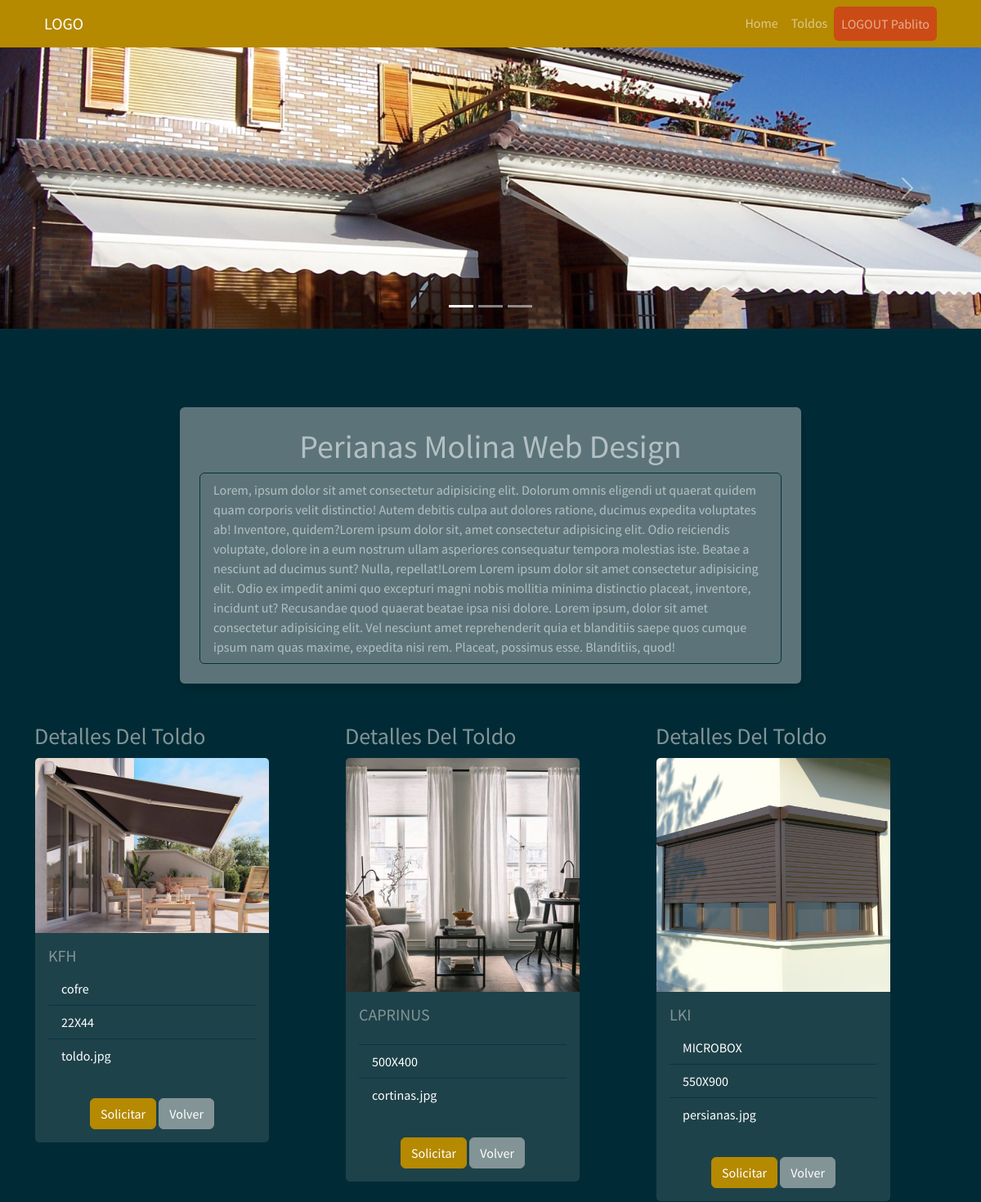
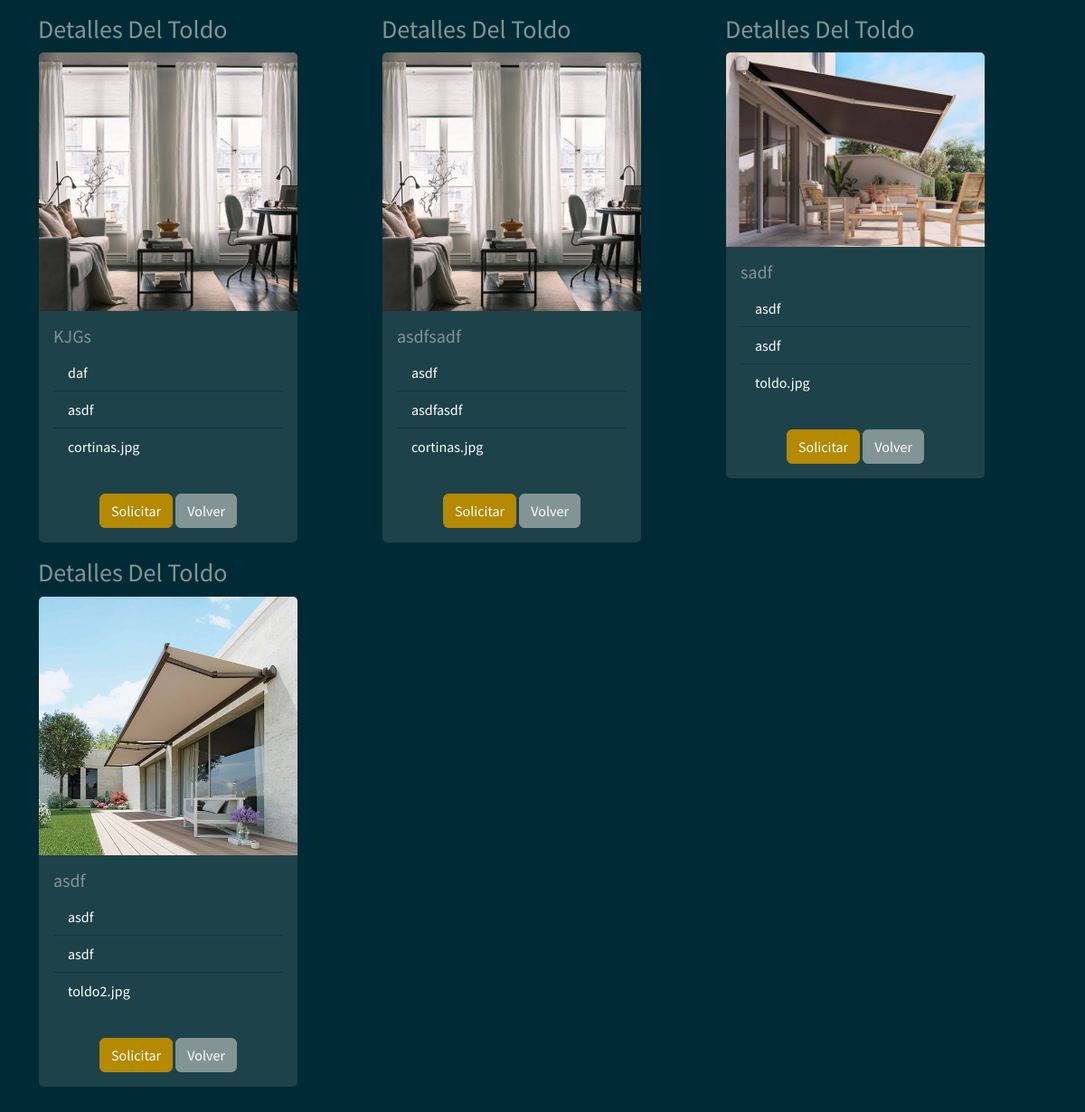
/toldo_user (signed in), run on an earlier commit of the app's database (2 pictures, top to bottom).
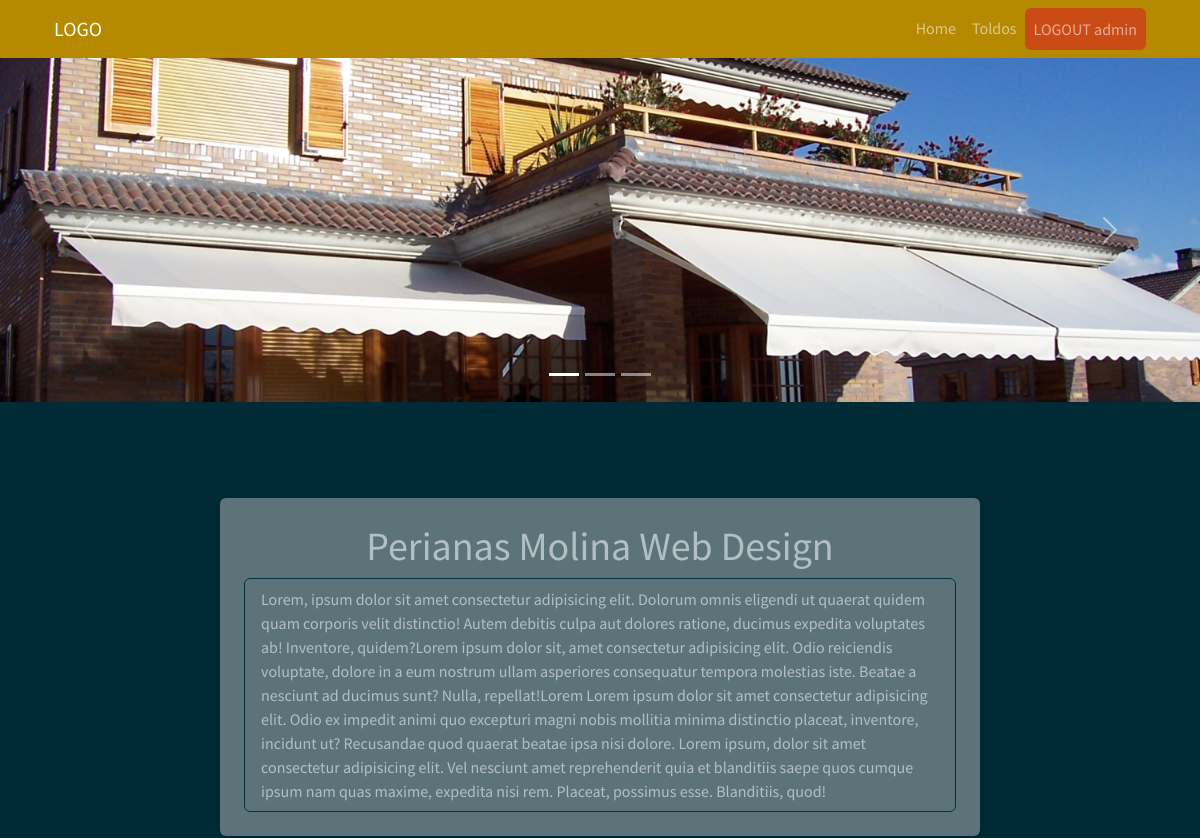
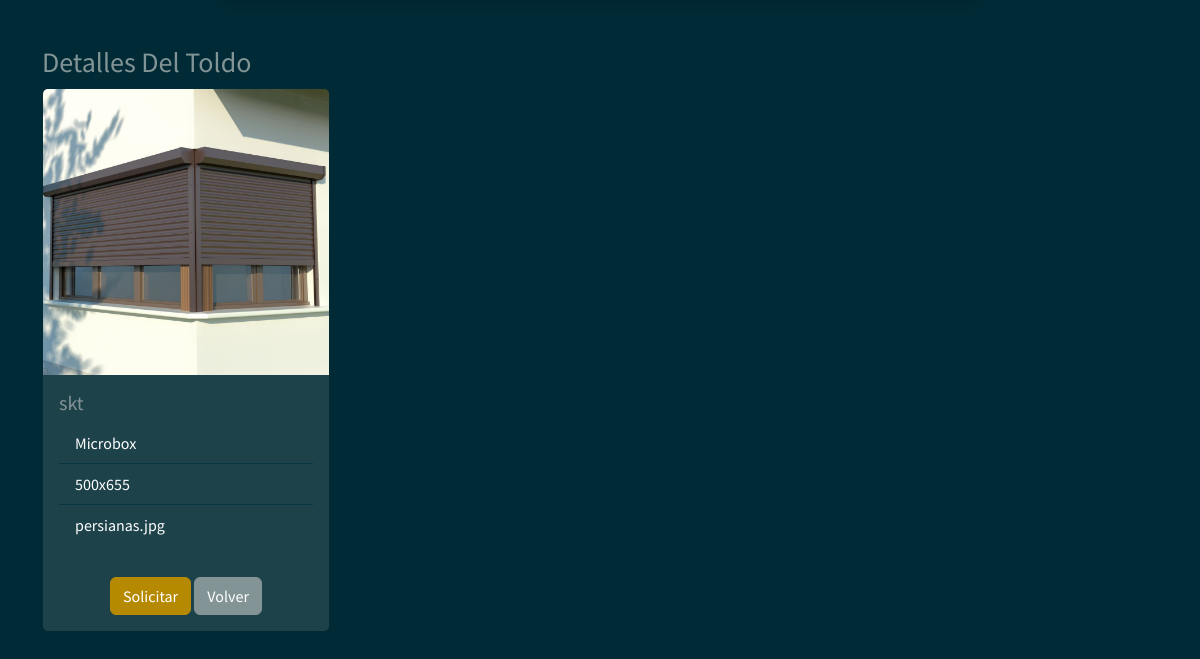
And on a later commit of the database (2 pictures, top to bottom).
### myapp/models.py (models this page shows)
    class Toldo(db.Model):
        __tablename__ = "Toldo"  # Nombre de la tabla que se crea
        Toldo_id = db.Column("toldo_id", db.Integer, Sequence(
            'toldo_id_seq'),  primary_key=True)
        Modelo = db.Column(db.String(20))
        Tipo = db.Column(db.String(30))
        Dimensiones = db.Column(db.String(30))
        Imagen = db.Column(db.String(30))

### myapp/views.py (the view)
    @app.route("/toldo_user", methods=["GET", "POST"])
    def toldo_user():
        list_toldo = db_access["list_toldos"]
        toldos = list_toldo()
        usuario = session['usuario']
        usu = usuario
        return render_template("toldos_user.html",toldos=toldos, usu=usu)

### myapp/templates/toldos_user.html (shortened to what this page needs)
<!DOCTYPE html>
<html>
<head>
    <link href="https://cdn.jsdelivr.net/npm/bootstrap@5.1.3/dist/css/bootstrap.min.css" rel="stylesheet"
>
    <link rel="stylesheet" href="../static/style/bootstrap.min(8).css">
    <link href="https://cdnjs.cloudflare.com/ajax/libs/font-awesome/4.0.3/css/font-awesome.css" rel="stylesheet">
</head>
<body>
    {% include 'includes/navbar_user.html' %}
    <div id="carouselExampleIndicators" class="carousel slide" data-bs-ride="carousel">
        <ol class="carousel-indicators">
            <li data-bs-target="#carouselExampleIndicators" data-bs-slide-to="0" class="active"></li>
            <li data-bs-target="#carouselExampleIndicators" data-bs-slide-to="1"></li>
            <li data-bs-target="#carouselExampleIndicators" data-bs-slide-to="2"></li>
        </ol>
        <div class="carousel-inner">
            <div class="carousel-item active">
                <img src="../static/style/img/carrousel/6.jpg" class="d-block w-100" alt="..."
                    style="max-width:100%;height:auto;">
            </div>
        </div>
        <a class="carousel-control-prev" href="#carouselExampleIndicators" role="button" data-bs-slide="prev">
            <span class="carousel-control-prev-icon" aria-hidden="true"></span>
        </a>
        <a class="carousel-control-next" href="#carouselExampleIndicators" role="button" data-bs-slide="next">
            <span class="carousel-control-next-icon" aria-hidden="true"></span>
        </a>
    </div>
    <section class="pt-5 pb-5">
        <div class="container">
            <div class="row justify-content-center mt-5">
                <div class="col-8 bg-secondary p-4 rounded shadow text-white" style="opacity: 0.7;">
                    <h1 class=" row justify-content-center ">Perianas Molina Web Design</h1>
                    <ul class="list-group">
                        <li class="list-group-item">Lorem, ipsum dolor sit amet consectetur adipisicing elit. Dolorum
                            omnis
                            eligendi ut quaerat quidem quam corporis velit distinctio! Autem debitis culpa aut dolores
                            ratione, ducimus expedita voluptates ab! Inventore, quidem?Lorem ipsum dolor sit, amet
                            consectetur adipisicing elit. Odio reiciendis voluptate, dolore in a eum nostrum ullam
                            asperiores consequatur tempora molestias iste. Beatae a nesciunt ad ducimus sunt? Nulla,
                            repellat!Lorem Lorem ipsum dolor sit amet consectetur adipisicing elit. Odio ex impedit
                            animi
                            quo excepturi magni nobis mollitia minima distinctio placeat, inventore, incidunt ut?
                            Recusandae
                            quod quaerat beatae ipsa nisi dolore. Lorem ipsum, dolor sit amet consectetur adipisicing
                            elit.
                            Vel nesciunt amet reprehenderit quia et blanditiis saepe quos cumque ipsum nam quas maxime,
                            expedita nisi rem. Placeat, possimus esse. Blanditiis, quod!</li>
                    </ul>
                </div>
            </div>
            <div class="row mt-5">
                {% for toldo in toldos %}
                <div class="col-4">
                    <p class="list-group">
                    <h3>Detalles Del Toldo</h3>
                    <div class="card" style="width: 18rem;">
                        <img src="../static/style/img/{{toldo.Imagen}}" class="card-img-top" alt="...">
                        <div class="card-body">
                            <h5 class="card-title">
                                {{toldo.Modelo}}
                            </h5>
                            <ul class="list-group list-group-flush">
                                <li class="list-group-item">
                                    {{toldo.Tipo}}
                                </li>
                                <li class="list-group-item">
                                    {{toldo.Dimensiones}}
                                </li>
                                <li class="list-group-item">
                                    {{toldo.Imagen}}
                                </li>
                            </ul>
                        </div>
                        <div class="card-body mx-auto">
                            <a class="btn btn-primary" href="/details_toldo/{{toldo.Toldo_id}}">Solicitar</a>
                            <a class="btn btn-secondary" href="#">Volver</a>
                        </div>
                    </div>
                    </p>
                </div>
                {% endfor %}
            </div>
        </div>
    </section>
</body>
</html>

### myapp/templates/includes/navbar_user.html (shortened to what this page needs)
<link href="https://cdnjs.cloudflare.com/ajax/libs/font-awesome/5.10.0/css/all.min.css" rel="stylesheet">
<div class="container-fluid bg-primary">
    <div class="container">
        <nav class="navbar navbar-expand-lg navbar-dark">
            <div class="container-fluid">
                <a class="navbar-brand" href="#">LOGO</a>
                <div class="collapse navbar-collapse" id="navbarSupportedContent">
                    <ul class="navbar-nav ms-auto mb-2 mb-lg-0">
                        <li class="nav-item">
                            <a class="nav-link " aria-current="page" href="">Home</a>
                        </li>
                        <li class="nav-item">
                            <a class="nav-link" href="#">Toldos</a>
                        </li>
                        <li class="nav-item">
                            <a href="/logout" class="nav-link  bg-warning btn" tabindex="-1"
                                aria-disabled="true">LOGOUT {{usu}}</a>
                        </li>
                    </ul>
                </div>
            </div>
        </nav>
    </div>
</div>

What changed in the data, as far as the page shows it:
removed Toldo: Imagen (picture), Modelo "KFH", Tipo "cofre", Dimensiones "22X44", Imagen "toldo.jpg"
removed Toldo: Imagen (picture), Modelo "CAPRINUS", Dimensiones "500X400", Imagen "cortinas.jpg"
removed Toldo: Imagen (picture), Modelo "LKI", Tipo "MICROBOX", Dimensiones "550X900", Imagen "persianas.jpg"
removed Toldo: Imagen (picture), Modelo "KJGs", Tipo "daf", Dimensiones "asdf", Imagen "cortinas.jpg"
removed Toldo: Imagen (picture), Modelo "asdfsadf", Tipo "asdf", Dimensiones "asdfasdf", Imagen "cortinas.jpg"
removed Toldo: Imagen (picture), Modelo "sadf", Tipo "asdf", Dimensiones "asdf", Imagen "toldo.jpg"
removed Toldo: Imagen (picture), Modelo "asdf", Tipo "asdf", Dimensiones "asdf", Imagen "toldo2.jpg"
added Toldo: Imagen (picture), Modelo "skt", Tipo "Microbox", Dimensiones "500x655", Imagen "persianas.jpg"
Also different on the page:
{{ usu }}: "Pablito" → "admin"
